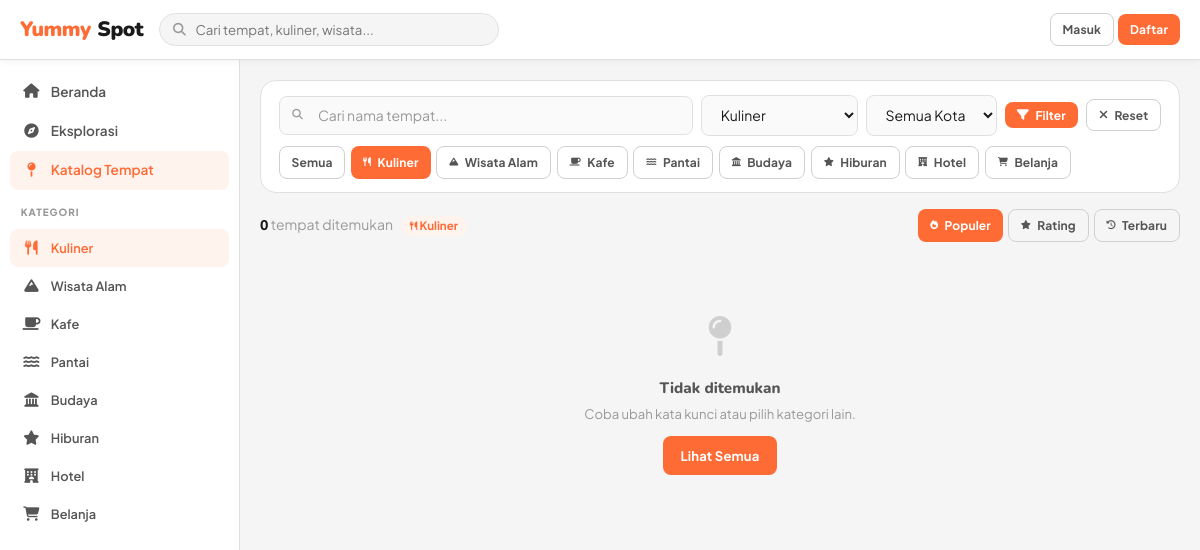
The app's page /catalog.php?cat=1 with its own data.
### tables this page shows
CREATE TABLE categories (
    id         INT AUTO_INCREMENT PRIMARY KEY,
    name       VARCHAR(100) NOT NULL,
    icon       VARCHAR(255) DEFAULT NULL,
    created_at TIMESTAMP DEFAULT CURRENT_TIMESTAMP,
    UNIQUE KEY uq_category_name (name)
);

### config/database.php (called while the page is built, shortened)
<?php
function getDB() {
    static $pdo = null;
    if ($pdo === null) {
        try {
            $dsn = "mysql:host=".DB_HOST.";port=".DB_PORT.";dbname=".DB_NAME.";charset=utf8mb4";
            $pdo = new PDO($dsn, DB_USER, DB_PASS, [
                PDO::ATTR_ERRMODE            => PDO::ERRMODE_EXCEPTION,
                PDO::ATTR_DEFAULT_FETCH_MODE => PDO::FETCH_ASSOC,
                PDO::ATTR_EMULATE_PREPARES   => false,
            ]);
        } catch (PDOException $e) {
            die('<div style="font-family:sans-serif;padding:2rem;background:#fee;color:#c00;border:1px solid #fcc;border-radius:8px;margin:2rem"><strong>Database Error:</strong> '.$e->getMessage().'<br><br>Pastikan MySQL berjalan dan sudah import <code>install.sql</code></div>');
        }
    }
    return $pdo;
}

### includes/helpers.php (called while the page is built, shortened)
<?php
require_once __DIR__ . '/../config/database.php';
function e($s)           { return htmlspecialchars((string)$s, ENT_QUOTES, 'UTF-8'); }

### catalog.php (the view, shortened to what this page needs)
<?php
require_once __DIR__ . '/includes/helpers.php';
$db   = getDB();
$page = max(1, (int)($_GET['page'] ?? 1));
$lmt  = ITEMS_PER_PAGE;
$off  = ($page - 1) * $lmt;
$q    = trim($_GET['q']    ?? '');
$cat  = (int)($_GET['cat'] ?? 0);
$city = trim($_GET['city'] ?? '');
$sort = in_array($_GET['sort'] ?? '', ['popular', 'rating', 'newest'])
  ? $_GET['sort'] : 'popular';
$where  = ["c.verification_status = 'approved'"];
$params = [];
if ($cat) {
  $where[] = "c.category_id = ?";
  $params[] = (int)$cat;
}
$ws  = 'WHERE ' . implode(' AND ', $where);
$ord = match ($sort) {
  'rating' => 'c.avg_rating DESC, c.total_reviews DESC',
  'newest' => 'c.created_at DESC',
  default  => 'c.total_likes DESC, c.avg_rating DESC',
};
$tSt = $db->prepare("SELECT COUNT(*) FROM catalogs c $ws");
$tSt->execute($params);
$total = (int)$tSt->fetchColumn();
$sql = "SELECT c.*, cat.name AS cat_name, cat.icon AS cat_icon
        FROM catalogs c
        JOIN categories cat ON c.category_id = cat.id
        $ws
        ORDER BY $ord
        LIMIT $lmt OFFSET $off";
$cSt = $db->prepare($sql);
$cSt->execute($params);
$catalogs = $cSt->fetchAll();
$cats   = $db->query("SELECT * FROM categories ORDER BY id")->fetchAll();
require_once __DIR__ . '/includes/header.php';
?>
<div class="app-wrap">
  <?php require_once __DIR__ . '/includes/sidebar.php'; ?>
  <main class="main">
    <div class="card" style="margin-bottom:1rem;padding:.85rem 1.1rem;">
      <form method="GET" id="filter-form">
        <div style="display:flex;gap:.5rem;flex-wrap:wrap;align-items:center;">
          <div class="input-wrap" style="flex:1;min-width:180px;">
            <input type="text" name="q" value="<?= e($q) ?>" class="form-control" placeholder="Cari nama tempat...">
          </div>
          <select name="cat" class="form-control" style="width:auto;" onchange="this.form.submit()">
            <?php foreach ($cats as $c): ?>
              <option value="<?= (int)$c['id'] ?>" <?= $cat === (int)$c['id'] ? 'selected' : '' ?>>
                <?= e($c['name']) ?>
              </option>
            <?php endforeach; ?>
          </select>
          <select name="city" class="form-control" style="width:auto;" onchange="this.form.submit()">
            <option value="">Semua Kota</option>
          </select>
          <button type="submit" class="btn btn-primary btn-sm">
            <i class="fa-solid fa-filter"></i> Filter
          </button>
          <?php if ($q || $cat || $city): ?>
            <a href="catalog.php" class="btn btn-outline btn-sm">
              <i class="fa-solid fa-xmark"></i> Reset
            </a>
          <?php endif; ?>
        </div>
        <div style="display:flex;gap:.35rem;flex-wrap:wrap;margin-top:.65rem;">
          <a href="catalog.php?sort=<?= $sort ?>"
            class="btn btn-sm <?= !$cat ? 'btn-primary' : 'btn-outline' ?>" style="font-size:.75rem;">
            Semua
          </a>
          <?php foreach ($cats as $c): ?>
            <a href="catalog.php?cat=<?= (int)$c['id'] ?>&sort=<?= $sort ?>"
              class="btn btn-sm <?= $cat === (int)$c['id'] ? 'btn-primary' : 'btn-outline' ?>"
              style="font-size:.75rem;">
              <i class="fa-solid <?= e($c['icon']) ?> fa-xs"></i> <?= e($c['name']) ?>
            </a>
          <?php endforeach; ?>
        </div>
      </form>
    </div>
    <div style="display:flex;align-items:center;justify-content:space-between;margin-bottom:.85rem;flex-wrap:wrap;gap:.5rem;">
      <div>
        <span style="font-weight:800;font-family:'Nunito',sans-serif;"><?= number_format($total) ?></span>
        <span class="text-dim"> tempat ditemukan</span>
        <?php if ($cat): ?>
          <?php $ac = array_values(array_filter($cats, fn($c) => (int)$c['id'] === $cat))[0] ?? null; ?>
          <?php if ($ac): ?>
            <span style="background:var(--accent-bg);color:var(--accent);padding:.15rem .55rem;border-radius:20px;font-size:.72rem;font-weight:700;margin-left:.35rem;">
              <i class="fa-solid <?= e($ac['icon']) ?> fa-xs"></i> <?= e($ac['name']) ?>
            </span>
          <?php endif; ?>
        <?php endif; ?>
      </div>
      <div style="display:flex;gap:.3rem;">
        <a href="?<?= http_build_query(array_merge($_GET, ['sort' => 'popular', 'page' => 1])) ?>"
          class="btn btn-sm <?= $sort === 'popular' ? 'btn-primary' : 'btn-outline' ?>">
          <i class="fa-solid fa-fire fa-xs"></i> Populer
        </a>
        <a href="?<?= http_build_query(array_merge($_GET, ['sort' => 'rating', 'page' => 1])) ?>"
          class="btn btn-sm <?= $sort === 'rating' ? 'btn-primary' : 'btn-outline' ?>">
          <i class="fa-solid fa-star fa-xs"></i> Rating
        </a>
        <a href="?<?= http_build_query(array_merge($_GET, ['sort' => 'newest', 'page' => 1])) ?>"
          class="btn btn-sm <?= $sort === 'newest' ? 'btn-primary' : 'btn-outline' ?>">
          <i class="fa-solid fa-clock-rotate-left fa-xs"></i> Terbaru
        </a>
      </div>
    </div>
    <?php if (empty($catalogs)): ?>
      <div class="empty">
        <div class="e-icon"><i class="fa-solid fa-map-pin"></i></div>
        <h3>Tidak ditemukan</h3>
        <p>Coba ubah kata kunci atau pilih kategori lain.</p>
        <a href="catalog.php" class="btn btn-primary mt-2">Lihat Semua</a>
      </div>
    <?php endif; ?>
  </main>
</div>
<?php require_once __DIR__ . '/includes/footer.php'; ?>

### includes/sidebar.php (shortened to what this page needs)
<?php
$pg       = basename($_SERVER['PHP_SELF'], '.php');
$isCatalogPage = in_array($pg, ['catalog', 'catalog-detail']);
?>
<aside class="sidebar">
  <div class="sidebar-section">
    <a href="<?= APP_URL ?>/index.php" class="sb-item <?= $pg==='index' ? 'active' : '' ?>">
      <i class="fa-solid fa-house si"></i> Beranda
    </a>
    <a href="<?= APP_URL ?>/explore.php" class="sb-item <?= $pg==='explore' ? 'active' : '' ?>">
      <i class="fa-solid fa-compass si"></i> Eksplorasi
    </a>
    <a href="<?= APP_URL ?>/catalog.php" class="sb-item <?= $isCatalogPage ? 'active' : '' ?>">
      <i class="fa-solid fa-map-pin si"></i> Katalog Tempat
    </a>
  </div>
  <div class="sb-label">Kategori</div>
  <?php
  $activeCatId = (int)($_GET['cat'] ?? 0);
  $cats = getDB()->query("SELECT * FROM categories ORDER BY id LIMIT 8")->fetchAll();
  foreach ($cats as $c):
    $isCatActive = $isCatalogPage && $activeCatId === (int)$c['id'];
  ?>
  <a href="<?= APP_URL ?>/catalog.php?cat=<?= $c['id'] ?>"
     class="sb-item <?= $isCatActive ? 'active' : '' ?>"
     style="font-size:.8rem;">
    <i class="fa-solid <?= e($c['icon']) ?> si"></i> <?= e($c['name']) ?>
  </a>
  <?php endforeach; ?>
</aside>

### assets/css/app.css (style rules this page uses)
:root { --white: #ffffff; --bg: #f5f5f5; --bg2: #fafafa; --card: #ffffff; --border: #e0e0e0; --border2: #d0d0d0; --text: #1a1a1a; --text2: #555555; --text3: #999999; --accent: #FF6B35; --accent2: #ff8c5a; --accent-bg:#fff3ee; --green: #22c55e; --red: #ef4444; --amber: #f59e0b; --blue: #3b82f6; --purple: #8b5cf6; --nav-h: 60px; --sidebar-w:240px; --r: 12px; --r-sm: 8px; --r-lg: 16px; --shadow: 0 1px 3px rgba(0,0,0,.08), 0 4px 16px rgba(0,0,0,.05); --shadow-md:0 4px 20px rgba(0,0,0,.12); }
*,*::before,*::after { box-sizing:border-box; margin:0; padding:0; }
html { scroll-behavior:smooth; }
body { font-family:'Plus Jakarta Sans',sans-serif; background:var(--bg); color:var(--text); font-size:14px; line-height:1.6; }
a { color:inherit; text-decoration:none; }
button,input,select,textarea { font-family:inherit; font-size:inherit; }
h1,h2,h3,h4 { font-family:'Nunito',sans-serif; font-weight:800; line-height:1.2; }
.btn { display:inline-flex; align-items:center; justify-content:center; gap:.4rem; padding:.55rem 1.1rem; border-radius:var(--r-sm); font-weight:700; font-size:.82rem; cursor:pointer; border:none; transition:all .18s; white-space:nowrap; letter-spacing:.01em; }
.btn-primary { background:var(--accent); color:#fff; }
.btn-outline { background:transparent; border:1.5px solid var(--border2); color:var(--text2); }
.btn-sm { padding:.35rem .75rem; font-size:.75rem; }
.form-control { width:100%; background:var(--bg2); border:1.5px solid var(--border); border-radius:var(--r-sm); padding:.6rem .9rem; color:var(--text); transition:border .18s; outline:none; }
.form-control::placeholder { color:var(--text3); }
.input-wrap { position:relative; }
.input-wrap .form-control { padding-left:2.4rem; }
.app-wrap { display:flex; min-height:calc(100vh - var(--nav-h)); }
.sidebar { width:var(--sidebar-w); flex-shrink:0; background:#fff; border-right:1px solid var(--border); padding:.75rem .65rem; position:sticky; top:var(--nav-h); height:calc(100vh - var(--nav-h)); overflow-y:auto; }
.main { flex:1; min-width:0; padding:1.25rem; }
.sb-label { font-size:.62rem; color:var(--text3); font-weight:800; text-transform:uppercase; letter-spacing:.1em; padding:.2rem .65rem; margin:.75rem 0 .3rem; }
.sb-item { display:flex; align-items:center; gap:.65rem; padding:.55rem .75rem; border-radius:var(--r-sm); font-size:.85rem; font-weight:600; color:var(--text2); cursor:pointer; transition:all .15s; text-decoration:none; border:none; background:transparent; width:100%; }
.sb-item.active { background:var(--accent-bg); color:var(--accent); }
.sb-item .si { width:18px; text-align:center; font-size:.9rem; }
.card { background:#fff; border:1px solid var(--border); border-radius:var(--r-lg); overflow:hidden; }
.empty { text-align:center; padding:3rem 1.5rem; color:var(--text3); }
.empty .e-icon { font-size:2.5rem; margin-bottom:.75rem; opacity:.4; }
.empty h3 { font-size:.95rem; margin-bottom:.35rem; color:var(--text2); }
.empty p { font-size:.82rem; }
.mt-2 { margin-top:.75rem; }
.text-dim { color:var(--text3); }

### records on screen
categories: name "Kuliner"
categories: name "Wisata Alam"
categories: name "Kafe"
categories: name "Pantai"
categories: name "Budaya"
categories: name "Hiburan"
categories: name "Hotel"
categories: name "Belanja"

### other values on screen
$total "0"
form field cat "Kuliner"
